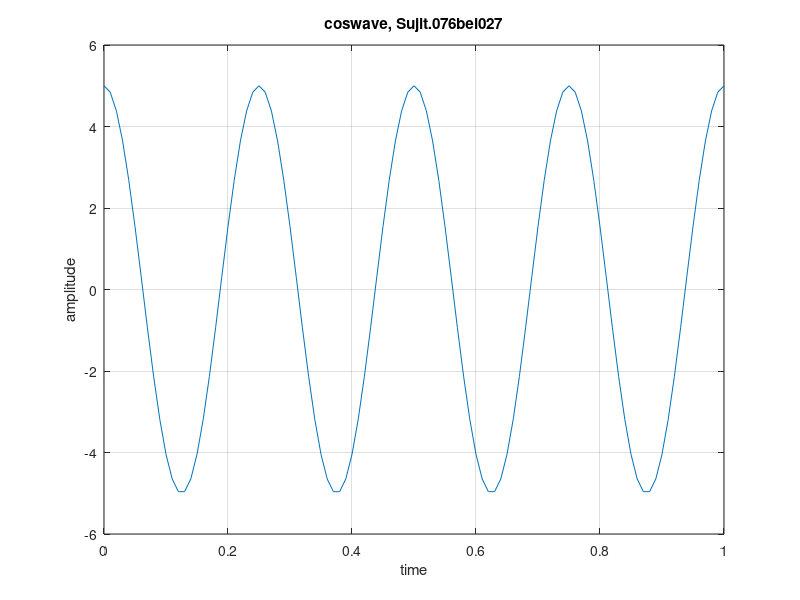

Source code (MATLAB):
clc; close all; clear all;
a=5; f=4;
t=0:0.01:1;
x=a*cos(2*pi*f*t);
plot(t,x);
xlabel('time');
ylabel('amplitude');
title('coswave, Sujit.076bei027');
grid on;